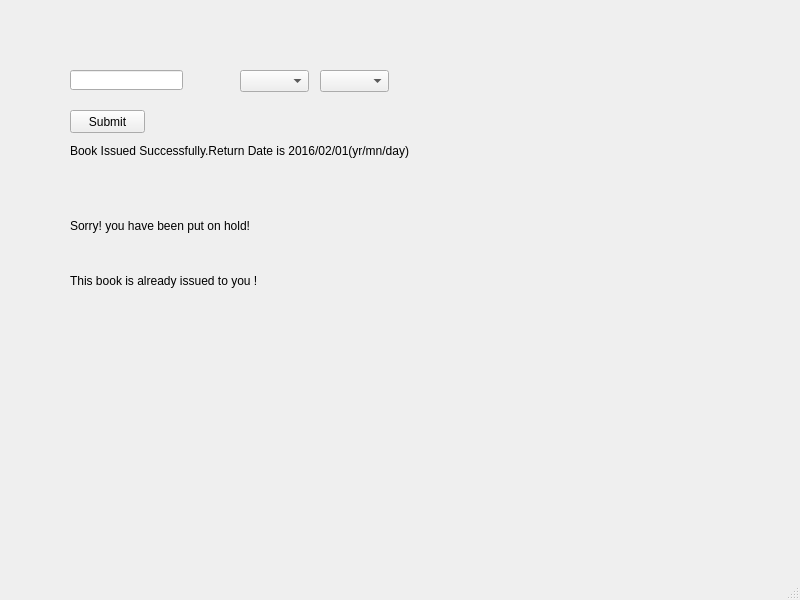
<?xml version="1.0" encoding="UTF-8"?>
<ui version="4.0">
 <class>issuebook</class>
 <widget class="QMainWindow" name="issuebook">
  <property name="geometry">
   <rect>
    <x>0</x>
    <y>0</y>
    <width>800</width>
    <height>600</height>
   </rect>
  </property>
  <property name="windowTitle">
   <string>MainWindow</string>
  </property>
  <widget class="QWidget" name="centralwidget">
   <widget class="QLineEdit" name="lineEdit">
    <property name="geometry">
     <rect>
      <x>70</x>
      <y>70</y>
      <width>113</width>
      <height>20</height>
     </rect>
    </property>
   </widget>
   <widget class="QComboBox" name="comboBox">
    <property name="geometry">
     <rect>
      <x>240</x>
      <y>70</y>
      <width>69</width>
      <height>22</height>
     </rect>
    </property>
   </widget>
   <widget class="QLabel" name="label">
    <property name="geometry">
     <rect>
      <x>70</x>
      <y>130</y>
      <width>601</width>
      <height>41</height>
     </rect>
    </property>
    <property name="styleSheet">
     <string notr="true">font: 75 16pt &quot;MS Shell Dlg 2&quot;;</string>
    </property>
    <property name="text">
     <string>Book Issued Successfully.Return Date is 2016/02/01(yr/mn/day)</string>
    </property>
   </widget>
   <widget class="QLabel" name="label_2">
    <property name="geometry">
     <rect>
      <x>70</x>
      <y>200</y>
      <width>341</width>
      <height>51</height>
     </rect>
    </property>
    <property name="styleSheet">
     <string notr="true">font: 75 16pt &quot;MS Shell Dlg 2&quot;;</string>
    </property>
    <property name="text">
     <string>Sorry! you have been put on hold!</string>
    </property>
   </widget>
   <widget class="QPushButton" name="pushButton">
    <property name="geometry">
     <rect>
      <x>70</x>
      <y>110</y>
      <width>75</width>
      <height>23</height>
     </rect>
    </property>
    <property name="text">
     <string>Submit</string>
    </property>
   </widget>
   <widget class="QComboBox" name="comboBox_2">
    <property name="geometry">
     <rect>
      <x>320</x>
      <y>70</y>
      <width>69</width>
      <height>22</height>
     </rect>
    </property>
   </widget>
   <widget class="QLabel" name="label_3">
    <property name="geometry">
     <rect>
      <x>70</x>
      <y>260</y>
      <width>331</width>
      <height>41</height>
     </rect>
    </property>
    <property name="styleSheet">
     <string notr="true">font: 75 16pt &quot;MS Shell Dlg 2&quot;;</string>
    </property>
    <property name="text">
     <string>This book is already issued to you !</string>
    </property>
   </widget>
  </widget>
  <widget class="QMenuBar" name="menubar">
   <property name="geometry">
    <rect>
     <x>0</x>
     <y>0</y>
     <width>800</width>
     <height>21</height>
    </rect>
   </property>
  </widget>
  <widget class="QStatusBar" name="statusbar"/>
 </widget>
 <resources/>
 <connections/>
</ui>
